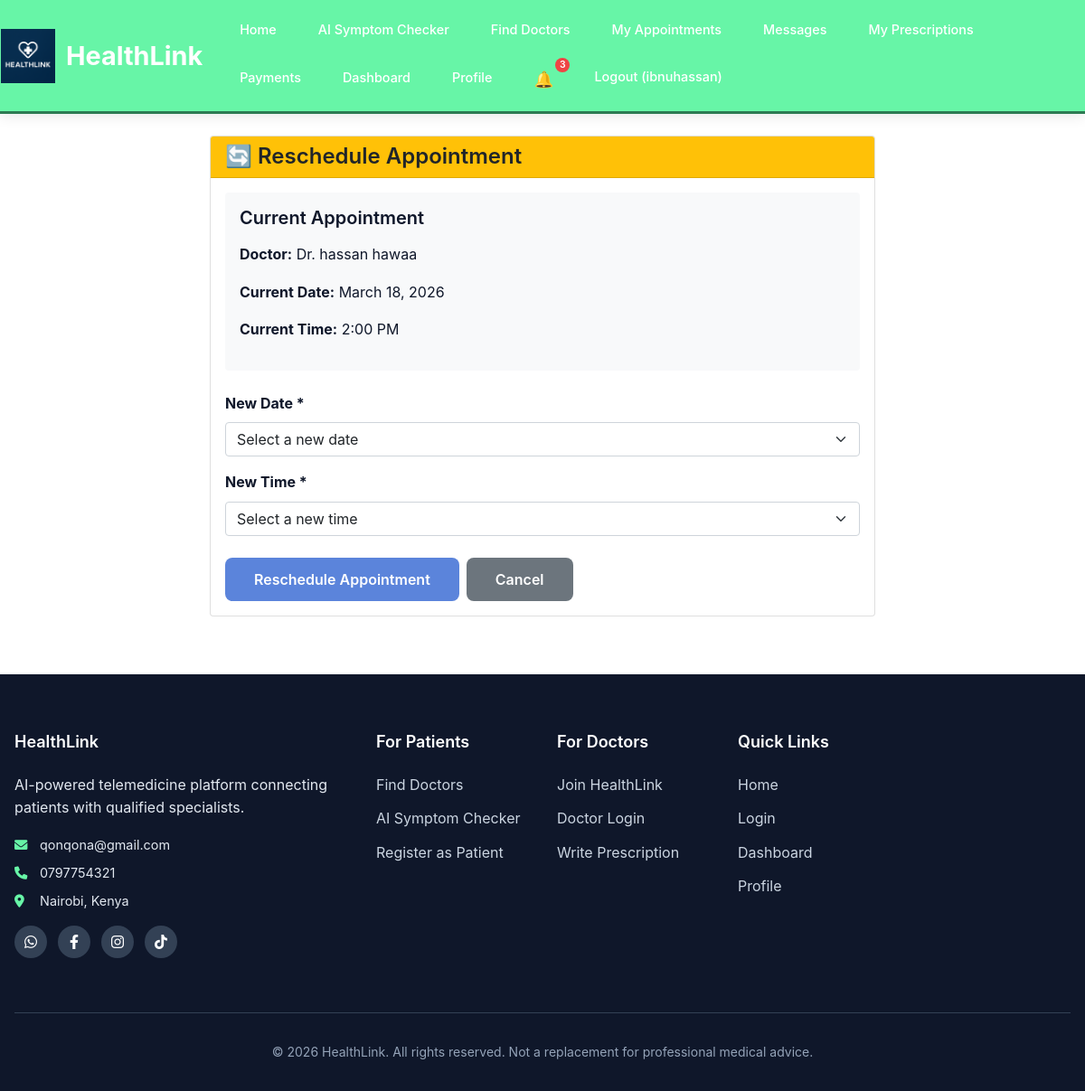
The app's page /appointments/reschedule/29/ (signed in) with its own data.
### users/models.py (models this page shows, shortened)
class CustomUser(AbstractUser):
    USER_TYPE_CHOICES = (
        ('patient', 'Patient'),
        ('doctor', 'Doctor'),
        ('admin', 'Admin'),
    )
    user_type = models.CharField(max_length=10, choices=USER_TYPE_CHOICES, default='patient')
    phone_number = models.CharField(max_length=15, blank=True)
    date_of_birth = models.DateField(null=True, blank=True)
    groups = models.ManyToManyField(
        'auth.Group',
        verbose_name='groups',
        blank=True,
        help_text='The groups this user belongs to.',
        related_name='customuser_set',
        related_query_name='user',
    )
    user_permissions = models.ManyToManyField(
        'auth.Permission',
        verbose_name='user permissions',
        blank=True,
        help_text='Specific permissions for this user.',
        related_name='customuser_set',
        related_query_name='user',
    )

### appointments/models.py (models this page shows, shortened)
class Appointment(models.Model):
    STATUS_CHOICES = (
        ('pending', 'Pending Payment'),
        ('confirmed', 'Confirmed'),
        ('completed', 'Completed'),
        ('cancelled', 'Cancelled'),
    )
    patient = models.ForeignKey(CustomUser, on_delete=models.CASCADE, related_name='patient_appointments')
    doctor = models.ForeignKey(CustomUser, on_delete=models.CASCADE, related_name='doctor_appointments')
    specialty = models.ForeignKey(Specialty, on_delete=models.CASCADE)
    appointment_date = models.DateTimeField()
    symptoms = models.TextField()  # Initial symptoms described by patient
    status = models.CharField(max_length=10, choices=STATUS_CHOICES, default='pending')
    created_at = models.DateTimeField(auto_now_add=True)
    updated_at = models.DateTimeField(auto_now=True)

### appointments/views.py (the view, shortened to what this page needs)
# urls.py: path('reschedule/<int:appointment_id>/', views.reschedule_appointment, name='reschedule_appointment'),
@login_required
@patient_required
def reschedule_appointment(request, appointment_id):
    try:
        appointment = get_object_or_404(Appointment, id=appointment_id, patient=request.user)
        try:
            available_slots = generate_available_slots()
        except Exception as e:
            logger.warning(f"Error generating slots: {str(e)}")
            available_slots = []
        return render(request, 'appointments/reschedule_appointment.html', {
            'appointment': appointment,
            'available_slots': available_slots
        })
    except Exception as e:
        logger.exception(f"Error in reschedule_appointment for appointment_id {appointment_id}: {str(e)}")
        messages.error(request, 'Appointment not found or an error occurred.')
        return redirect('appointments:my_appointments')

### templates/appointments/reschedule_appointment.html (shortened to what this page needs)
{% extends 'base.html' %}
{% load static %}
{% block content %}
<div class="container mt-4">
    <div class="row justify-content-center">
        <div class="col-lg-8">
            <div class="card">
                <div class="card-header bg-warning text-dark">
                    <h4 class="mb-0">🔄 Reschedule Appointment</h4>
                </div>
                <div class="card-body">
                    <div class="current-appointment mb-4 p-3 bg-light rounded">
                        <h5>Current Appointment</h5>
                        <p><strong>Doctor:</strong> Dr. {{ appointment.doctor.get_full_name }}</p>
                        <p><strong>Current Date:</strong> {{ appointment.appointment_date|date:"F j, Y" }}</p>
                        <p><strong>Current Time:</strong> {{ appointment.appointment_date|time:"g:i A" }}</p>
                    </div>
                    <form method="post">
                        <div class="mb-3">
                            <label for="appointment_date" class="form-label">
                                <strong>New Date *</strong>
                            </label>
                            <select name="appointment_date" id="appointment_date" class="form-select" required>
                                <option value="">Select a new date</option>
                            </select>
                        </div>
                        <div class="mb-4">
                            <label for="appointment_time" class="form-label">
                                <strong>New Time *</strong>
                            </label>
                            <select name="appointment_time" id="appointment_time" class="form-select" required>
                                <option value="">Select a new time</option>
                            </select>
                        </div>
                        <div class="d-flex gap-2">
                            <button type="submit" class="btn btn-primary">Reschedule Appointment</button>
                            <a href="{% url 'appointments:my_appointments' %}" class="btn btn-secondary">Cancel</a>
                        </div>
                    </form>
                </div>
            </div>
        </div>
    </div>
</div>
{% endblock %}

### templates/includes/_header.html (shortened to what this page needs)
{% load static %}
<nav class="navbar">
    <div class="nav-container">
        <a href="{% url 'home' %}" class="nav-brand">
            <img src="{% static 'images/logo.png' %}" alt="HealthLink Logo" class="nav-logo">
            HealthLink
        </a>
        <ul class="nav-menu" id="navMenu">
            <li><a href="{% url 'home' %}" class="nav-link">Home</a></li>
            {% if user.is_authenticated %}
                {% if user.user_type == 'patient' %}
                    <li><a href="{% url 'triage:triage' %}" class="nav-link">AI Symptom Checker</a></li>
                    <li><a href="{% url 'appointments:doctor_list' %}" class="nav-link">Find Doctors</a></li>
                    <li><a href="{% url 'appointments:my_appointments' %}" class="nav-link">My Appointments</a></li>
                    <li><a href="{% url 'messaging:conversation_list' %}" class="nav-link">Messages</a></li>
                    <li><a href="{% url 'prescriptions:my_prescriptions' %}" class="nav-link">My Prescriptions</a></li>
                    <li><a href="{% url 'payments:payment_history' %}" class="nav-link">Payments</a></li>
                {% endif %}
                <li><a href="{% url 'dashboard' %}" class="nav-link">Dashboard</a></li>
                <li><a href="{% url 'profile' %}" class="nav-link">Profile</a></li>
                <li class="notification-nav-item">
                    <a href="{% url 'notifications:notification_list' %}" class="nav-link notification-link">
                        <span class="notification-bell">🔔</span>
                        <span class="notification-badge" id="notificationBadge" style="display: none;">0</span>
                    </a>
                </li>
                <li>
                    <form method="post" action="{% url 'logout' %}" style="display: inline; margin: 0;">
                        <button type="submit" class="nav-link" style="background: none; border: none; cursor: pointer;">
                            Logout ({{ user.username }})
                        </button>
                    </form>
                </li>
            {% endif %}
        </ul>
    </div>
</nav>

### static/css/style.css (style rules this page uses)
:root { --primary-blue: #5b84db; --primary-dark: #6380e2; --primary-light: #3b82f6; --accent-teal: #0d9488; --success-green: #10b981; --warning-amber: #f59e0b; --error-red: #ef4444; --white: #ffffff; --gray-50: #f8fafc; --gray-100: #f1f5f9; --gray-200: #e2e8f0; --gray-500: #64748b; --gray-700: #334155; --gray-900: #0f172a; --background: var(--white); --surface: var(--gray-50); --card-background: var(--white); --text-primary: var(--gray-900); --text-secondary: var(--gray-700); --text-tertiary: var(--gray-500); }
* { margin: 0; padding: 0; box-sizing: border-box; }
body { font-family: 'Inter', 'Segoe UI', system-ui, -apple-system, sans-serif; line-height: 1.6; color: var(--text-primary); background-color: var(--background); }
h1, h2, h3, h4, h5, h6 { font-weight: 600; line-height: 1.2; margin-bottom: 1rem; }
h4 { font-size: 1.5rem; }
.navbar { background: var(--white); box-shadow: 0 1px 3px rgba(226, 197, 29, 0.1); padding: 1rem 0; }
.btn { padding: 0.75rem 2rem; border-radius: 8px; font-weight: 600; text-decoration: none; display: inline-block; transition: all 0.3s ease; border: none; cursor: pointer; }
.btn-primary { background: var(--primary-blue); color: var(--white); }
.mb-3 { margin-bottom: 1.5rem; }
.mb-4 { margin-bottom: 2rem; }
.mt-4 { margin-top: 2rem; }
html, body { height: 100%; }
body { display: flex; flex-direction: column; min-height: 100vh; }
.navbar { background: #67f5a7 !important; box-shadow: 0 2px 15px rgba(0, 0, 0, 0.1); padding: 0.75rem 0; border-bottom: 3px solid #2d7a52; }
.nav-container { max-width: 100%; margin: 0; display: flex; justify-content: flex-start; align-items: center; padding: 0 1rem; gap: 1.5rem; }
.nav-brand { font-size: 1.4rem; font-weight: bold; color: white !important; text-decoration: none; transition: all 0.3s ease; flex-shrink: 0; }
.nav-menu { display: flex; list-style: none; gap: 0.75rem; margin: 0; padding: 0; flex-wrap: wrap; }
.nav-link { color: white !important; font-size: 0.9rem; text-decoration: none; font-weight: 500; transition: all 0.3s ease; padding: 0.5rem 1rem; border-radius: 5px; border: 1px solid transparent; }
.notification-nav-item { position: relative; }
.notification-link { position: relative; display: flex; align-items: center; }
.notification-bell { font-size: 1.1rem; }
.notification-badge { position: absolute; top: -2px; right: -2px; background: #ef4444; color: white; font-size: 0.65rem; font-weight: 600; min-width: 16px; height: 16px; border-radius: 50%; display: flex; align-items: center; justify-content: center; padding: 0 4px; }
.nav-brand { display: flex; align-items: center; gap: 0.75rem; font-size: 1.8rem; font-weight: bold; color: white !important; text-decoration: none; transition: all 0.3s ease; margin-right: auto; margin-left: -10px; }
.nav-logo { height: 60px; width: auto; transition: transform 0.3s ease; margin-left: -5px; }

### templates/base.html (style rules this page uses)
html, body { width: 100%; overflow-x: hidden; }

### records on screen
CustomUser: username "ibnuhassan"
Appointment: doctor.get_full_name "hassan hawaa", appointment_date "March 18, 2026", appointment_date "2:00 PM"
